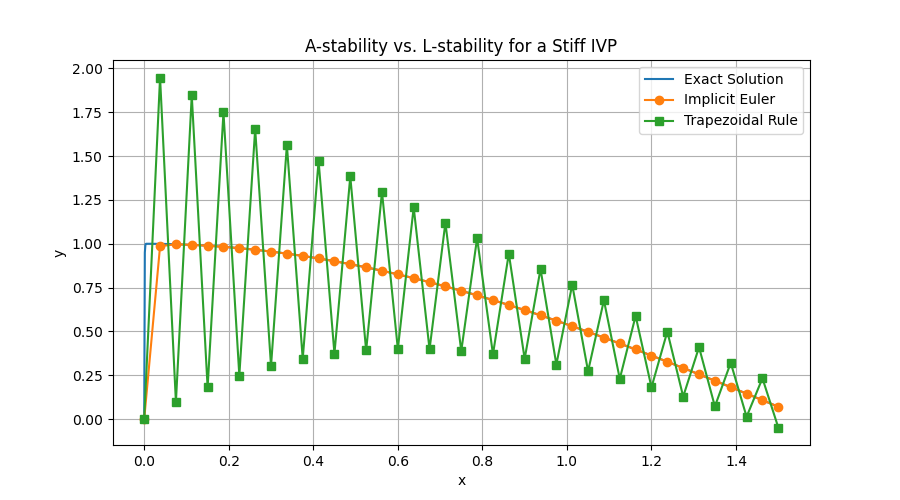

The script that saved this image:
import math
import matplotlib.pyplot as plt


def exact_solution(x):
   
    return (
        (4000000 / 4000001) * math.cos(x)
        + (2000 / 4000001) * math.sin(x)
        - (4000000 / 4000001) * math.exp(-2000 * x)
    )


def implicit_euler(N):
   
    a = 0.0
    b = 1.5
    h = (b - a) / N

    xs = [a]
    ys = [0.0]

    y = 0.0

    for n in range(N):
        x_next = a + (n + 1) * h

        y = (y + 2000 * h * math.cos(x_next)) / (1 + 2000 * h)

        xs.append(x_next)
        ys.append(y)

    return xs, ys


def trapezoidal_rule(N):
   
    a = 0.0
    b = 1.5
    h = (b - a) / N

    xs = [a]
    ys = [0.0]

    y = 0.0

    for n in range(N):
        x_current = a + n * h
        x_next = a + (n + 1) * h

        y = (
            (1 - 1000 * h) * y
            + 1000 * h * (math.cos(x_current) + math.cos(x_next))
        ) / (1 + 1000 * h)

        xs.append(x_next)
        ys.append(y)

    return xs, ys


def exact_values(xs):
    """
    Compute exact solution values for a list of x-values.
    """
    return [exact_solution(x) for x in xs]


def plot_results():
    """
    Plot the exact solution together with the numerical solutions
    from Implicit Euler and the Trapezoidal Rule
    """
    N = 40

    xs_implicit, ys_implicit = implicit_euler(N)
    xs_trap, ys_trap = trapezoidal_rule(N)

    # Use many points for a smooth exact solution curve
    smooth_xs = [1.5 * i / 1000 for i in range(1001)]
    smooth_exact = exact_values(smooth_xs)

    plt.figure(figsize=(9, 5))

    plt.plot(smooth_xs, smooth_exact, label="Exact Solution")
    plt.plot(xs_implicit, ys_implicit, marker="o", label="Implicit Euler")
    plt.plot(xs_trap, ys_trap, marker="s", label="Trapezoidal Rule")

    plt.xlabel("x")
    plt.ylabel("y")
    plt.title("A-stability vs. L-stability for a Stiff IVP")
    plt.legend()
    plt.grid(True)

    plt.savefig("stiff_ivp_a_vs_l_stability.png", dpi=300)
    plt.show()


def print_results():
    """
    Print numerical values for comparison.
    """
    N = 40
    h = 1.5 / N

    xs_implicit, ys_implicit = implicit_euler(N)
    xs_trap, ys_trap = trapezoidal_rule(N)

    print("=" * 80)
    print("Stiff IVP:")
    print("y'(x) = 2000(cos(x) - y(x)),   y(0) = 0,   x in [0, 1.5]")
    print("=" * 80)
    print(f"Number of intervals: N = {N}")
    print(f"Step size: h = {h}")
    print("=" * 80)
    print()

    print(f"{'x':>10} {'Exact':>20} {'Implicit Euler':>20} {'Trapezoidal':>20}")
    print("-" * 80)

    for i in range(len(xs_implicit)):
        x = xs_implicit[i]
        y_exact = exact_solution(x)
        y_imp = ys_implicit[i]
        y_trap = ys_trap[i]

        print(f"{x:10.4f} {y_exact:20.10e} {y_imp:20.10e} {y_trap:20.10e}")


def main():
    print_results()
    plot_results()


if __name__ == "__main__":
    main()
